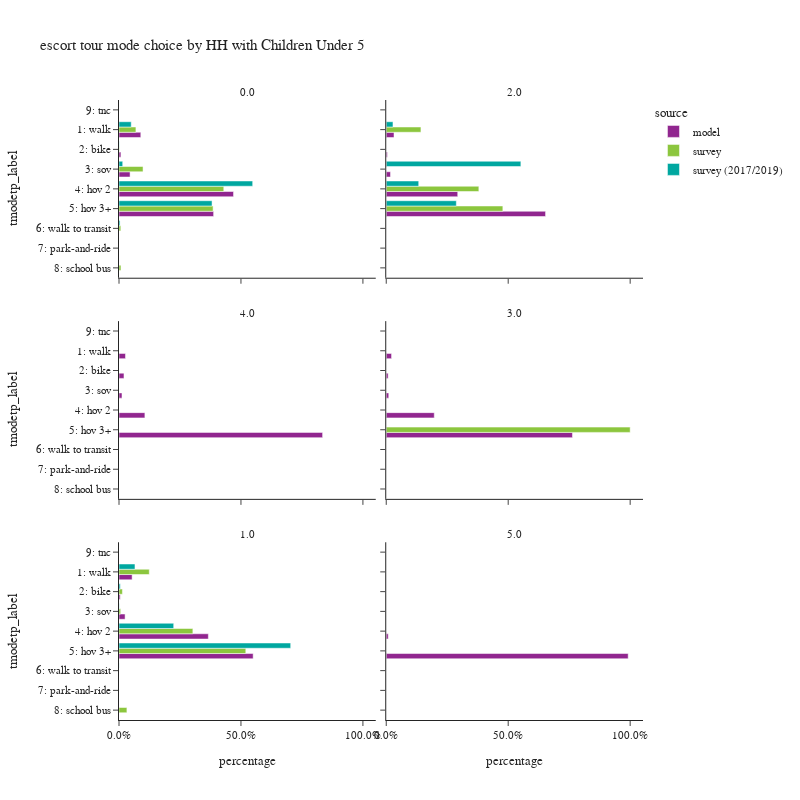

The notebook cell saved with this chart:
### Code cell
plot_mode_choice(es_tour,
                 "hhcu5",
                 {
                  "tmodetp_label":["1: walk","2: bike","3: sov","4: hov 2","5: hov 3+","6: walk to transit",
                                   "7: park-and-ride","8: school bus","9: other–survey only"]},
                 "HH with Children Under 5",2,800)

### Figure 1 — Plotly figure (JSON) as saved in the notebook; plotly's stock layout.template omitted (floating-point values rounded to 4 significant figures)
{"data": [{"alignmentgroup": "True", "customdata": [[45949], [4031], [23328], [241343], [199420]], "hovertemplate": "source=model<br>hhcu5=0.0<br>percentage=%{x}<br>tmodetp_label=%{y}<br>sample count=%{customdata[0]}<extra></extra>", "legendgroup": "model", "marker": {"color": "#91268F", "pattern": {"shape": ""}}, "name": "model", "offsetgroup": "model", "orientation": "h", "showlegend": true, "textposition": "auto", "type": "bar", "x": [0.08938, 0.007841, 0.04538, 0.4695, 0.3879], "xaxis": "x5", "y": ["1: walk", "2: bike", "3: sov", "4: hov 2", "5: hov 3+"], "yaxis": "y5"}, {"alignmentgroup": "True", "customdata": [[1996], [283], [1092], [18383], [40970]], "hovertemplate": "source=model<br>hhcu5=2.0<br>percentage=%{x}<br>tmodetp_label=%{y}<br>sample count=%{customdata[0]}<extra></extra>", "legendgroup": "model", "marker": {"color": "#91268F", "pattern": {"shape": ""}}, "name": "model", "offsetgroup": "model", "orientation": "h", "showlegend": false, "textposition": "auto", "type": "bar", "x": [0.03182, 0.004512, 0.01741, 0.2931, 0.6532], "xaxis": "x6", "y": ["1: walk", "2: bike", "3: sov", "4: hov 2", "5: hov 3+"], "yaxis": "y6"}, {"alignmentgroup": "True", "customdata": [[13], [10], [6], [52], [409]], "hovertemplate": "source=model<br>hhcu5=4.0<br>percentage=%{x}<br>tmodetp_label=%{y}<br>sample count=%{customdata[0]}<extra></extra>", "legendgroup": "model", "marker": {"color": "#91268F", "pattern": {"shape": ""}}, "name": "model", "offsetgroup": "model", "orientation": "h", "showlegend": false, "textposition": "auto", "type": "bar", "x": [0.02653, 0.02041, 0.01224, 0.1061, 0.8347], "xaxis": "x3", "y": ["1: walk", "2: bike", "3: sov", "4: hov 2", "5: hov 3+"], "yaxis": "y3"}, {"alignmentgroup": "True", "customdata": [[146], [52], [69], [1321], [5122]], "hovertemplate": "source=model<br>hhcu5=3.0<br>percentage=%{x}<br>tmodetp_label=%{y}<br>sample count=%{customdata[0]}<extra></extra>", "legendgroup": "model", "marker": {"color": "#91268F", "pattern": {"shape": ""}}, "name": "model", "offsetgroup": "model", "orientation": "h", "showlegend": false, "textposition": "auto", "type": "bar", "x": [0.02176, 0.00775, 0.01028, 0.1969, 0.7633], "xaxis": "x4", "y": ["1: walk", "2: bike", "3: sov", "4: hov 2", "5: hov 3+"], "yaxis": "y4"}, {"alignmentgroup": "True", "customdata": [[9861], [918], [4567], [67129], [100793]], "hovertemplate": "source=model<br>hhcu5=1.0<br>percentage=%{x}<br>tmodetp_label=%{y}<br>sample count=%{customdata[0]}<extra></extra>", "legendgroup": "model", "marker": {"color": "#91268F", "pattern": {"shape": ""}}, "name": "model", "offsetgroup": "model", "orientation": "h", "showlegend": false, "textposition": "auto", "type": "bar", "x": [0.05381, 0.005009, 0.02492, 0.3663, 0.55], "xaxis": "x", "y": ["1: walk", "2: bike", "3: sov", "4: hov 2", "5: hov 3+"], "yaxis": "y"}, {"alignmentgroup": "True", "customdata": [[1], [122]], "hovertemplate": "source=model<br>hhcu5=5.0<br>percentage=%{x}<br>tmodetp_label=%{y}<br>sample count=%{customdata[0]}<extra></extra>", "legendgroup": "model", "marker": {"color": "#91268F", "pattern": {"shape": ""}}, "name": "model", "offsetgroup": "model", "orientation": "h", "showlegend": false, "textposition": "auto", "type": "bar", "x": [0.00813, 0.9919], "xaxis": "x2", "y": ["4: hov 2", "5: hov 3+"], "yaxis": "y2"}, {"alignmentgroup": "True", "customdata": [[56], [5], [46], [230], [155], [13], [5]], "hovertemplate": "source=survey<br>hhcu5=0.0<br>percentage=%{x}<br>tmodetp_label=%{y}<br>sample count=%{customdata[0]}<extra></extra>", "legendgroup": "survey", "marker": {"color": "#8CC63E", "pattern": {"shape": ""}}, "name": "survey", "offsetgroup": "survey", "orientation": "h", "showlegend": true, "textposition": "auto", "type": "bar", "x": [0.06933, 0.001365, 0.09856, 0.4296, 0.3857, 0.007431, 0.008031], "xaxis": "x5", "y": ["1: walk", "2: bike", "3: sov", "4: hov 2", "5: hov 3+", "6: walk to transit", "8: school bus"], "yaxis": "y5"}, {"alignmentgroup": "True", "customdata": [[9], [20], [22]], "hovertemplate": "source=survey<br>hhcu5=2.0<br>percentage=%{x}<br>tmodetp_label=%{y}<br>sample count=%{customdata[0]}<extra></extra>", "legendgroup": "survey", "marker": {"color": "#8CC63E", "pattern": {"shape": ""}}, "name": "survey", "offsetgroup": "survey", "orientation": "h", "showlegend": false, "textposition": "auto", "type": "bar", "x": [0.1422, 0.3797, 0.4781], "xaxis": "x6", "y": ["1: walk", "4: hov 2", "5: hov 3+"], "yaxis": "y6"}, {"alignmentgroup": "True", "customdata": [[2]], "hovertemplate": "source=survey<br>hhcu5=3.0<br>percentage=%{x}<br>tmodetp_label=%{y}<br>sample count=%{customdata[0]}<extra></extra>", "legendgroup": "survey", "marker": {"color": "#8CC63E", "pattern": {"shape": ""}}, "name": "survey", "offsetgroup": "survey", "orientation": "h", "showlegend": false, "textposition": "auto", "type": "bar", "x": [1.0], "xaxis": "x4", "y": ["5: hov 3+"], "yaxis": "y4"}, {"alignmentgroup": "True", "customdata": [[22], [9], [4], [60], [87], [1]], "hovertemplate": "source=survey<br>hhcu5=1.0<br>percentage=%{x}<br>tmodetp_label=%{y}<br>sample count=%{customdata[0]}<extra></extra>", "legendgroup": "survey", "marker": {"color": "#8CC63E", "pattern": {"shape": ""}}, "name": "survey", "offsetgroup": "survey", "orientation": "h", "showlegend": false, "textposition": "auto", "type": "bar", "x": [0.1241, 0.014, 0.006905, 0.3028, 0.5198, 0.0324], "xaxis": "x", "y": ["1: walk", "2: bike", "3: sov", "4: hov 2", "5: hov 3+", "8: school bus"], "yaxis": "y"}, {"alignmentgroup": "True", "customdata": [[60], [6], [24], [281], [133], [11], [1]], "hovertemplate": "source=survey (2017/2019)<br>hhcu5=0.0<br>percentage=%{x}<br>tmodetp_label=%{y}<br>sample count=%{customdata[0]}<extra></extra>", "legendgroup": "survey (2017/2019)", "marker": {"color": "#00A7A0", "pattern": {"shape": ""}}, "name": "survey (2017/2019)", "offsetgroup": "survey (2017/2019)", "orientation": "h", "showlegend": true, "textposition": "auto", "type": "bar", "x": [0.05009, 0.0008549, 0.01515, 0.5481, 0.3815, 0.004322, 4.69e-05], "xaxis": "x5", "y": ["1: walk", "2: bike", "3: sov", "4: hov 2", "5: hov 3+", "6: walk to transit", "9: tnc"], "yaxis": "y5"}, {"alignmentgroup": "True", "customdata": [[10], [4], [8], [51]], "hovertemplate": "source=survey (2017/2019)<br>hhcu5=2.0<br>percentage=%{x}<br>tmodetp_label=%{y}<br>sample count=%{customdata[0]}<extra></extra>", "legendgroup": "survey (2017/2019)", "marker": {"color": "#00A7A0", "pattern": {"shape": ""}}, "name": "survey (2017/2019)", "offsetgroup": "survey (2017/2019)", "orientation": "h", "showlegend": false, "textposition": "auto", "type": "bar", "x": [0.02765, 0.5519, 0.1331, 0.2874], "xaxis": "x6", "y": ["1: walk", "3: sov", "4: hov 2", "5: hov 3+"], "yaxis": "y6"}, {"alignmentgroup": "True", "customdata": [[29], [2], [1], [66], [108], [2]], "hovertemplate": "source=survey (2017/2019)<br>hhcu5=1.0<br>percentage=%{x}<br>tmodetp_label=%{y}<br>sample count=%{customdata[0]}<extra></extra>", "legendgroup": "survey (2017/2019)", "marker": {"color": "#00A7A0", "pattern": {"shape": ""}}, "name": "survey (2017/2019)", "offsetgroup": "survey (2017/2019)", "orientation": "h", "showlegend": false, "textposition": "auto", "type": "bar", "x": [0.06545, 0.005227, 0.0008296, 0.2242, 0.7038, 0.0004287], "xaxis": "x", "y": ["1: walk", "2: bike", "3: sov", "4: hov 2", "5: hov 3+", "6: walk to transit"], "yaxis": "y"}], "layout": {"annotations": [{"font": {}, "showarrow": false, "text": "1.0", "x": 0.245, "xanchor": "center", "xref": "paper", "y": 0.2867, "yanchor": "bottom", "yref": "paper"}, {"font": {}, "showarrow": false, "text": "5.0", "x": 0.755, "xanchor": "center", "xref": "paper", "y": 0.2867, "yanchor": "bottom", "yref": "paper"}, {"font": {}, "showarrow": false, "text": "4.0", "x": 0.245, "xanchor": "center", "xref": "paper", "y": 0.6433, "yanchor": "bottom", "yref": "paper"}, {"font": {}, "showarrow": false, "text": "3.0", "x": 0.755, "xanchor": "center", "xref": "paper", "y": 0.6433, "yanchor": "bottom", "yref": "paper"}, {"font": {}, "showarrow": false, "text": "0.0", "x": 0.245, "xanchor": "center", "xref": "paper", "y": 1.0, "yanchor": "bottom", "yref": "paper"}, {"font": {}, "showarrow": false, "text": "2.0", "x": 0.755, "xanchor": "center", "xref": "paper", "y": 1.0, "yanchor": "bottom", "yref": "paper"}], "barmode": "group", "height": 800, "legend": {"title": {"text": "source"}, "tracegroupgap": 0}, "title": {"text": "escort tour mode choice by HH with Children Under 5"}, "width": 800, "xaxis": {"anchor": "y", "domain": [0.0, 0.49], "tickformat": ".1%", "title": {"text": "percentage"}}, "xaxis2": {"anchor": "y2", "domain": [0.51, 1.0], "matches": "x", "tickformat": ".1%", "title": {"text": "percentage"}}, "xaxis3": {"anchor": "y3", "domain": [0.0, 0.49], "matches": "x", "showticklabels": false, "tickformat": ".1%"}, "xaxis4": {"anchor": "y4", "domain": [0.51, 1.0], "matches": "x", "showticklabels": false, "tickformat": ".1%"}, "xaxis5": {"anchor": "y5", "domain": [0.0, 0.49], "matches": "x", "showticklabels": false, "tickformat": ".1%"}, "xaxis6": {"anchor": "y6", "domain": [0.51, 1.0], "matches": "x", "showticklabels": false, "tickformat": ".1%"}, "yaxis": {"anchor": "x", "categoryarray": ["9: other–survey only", "8: school bus", "7: park-and-ride", "6: walk to transit", "5: hov 3+", "4: hov 2", "3: sov", "2: bike", "1: walk"], "categoryorder": "array", "domain": [0.0, 0.2867], "title": {"text": "tmodetp_label"}}, "yaxis2": {"anchor": "x2", "domain": [0.0, 0.2867], "matches": "y", "showticklabels": false}, "yaxis3": {"anchor": "x3", "categoryarray": ["9: other–survey only", "8: school bus", "7: park-and-ride", "6: walk to transit", "5: hov 3+", "4: hov 2", "3: sov", "2: bike", "1: walk"], "categoryorder": "array", "domain": [0.3567, 0.6433], "matches": "y", "title": {"text": "tmodetp_label"}}, "yaxis4": {"anchor": "x4", "domain": [0.3567, 0.6433], "matches": "y", "showticklabels": false}, "yaxis5": {"anchor": "x5", "categoryarray": ["9: other–survey only", "8: school bus", "7: park-and-ride", "6: walk to transit", "5: hov 3+", "4: hov 2", "3: sov", "2: bike", "1: walk"], "categoryorder": "array", "domain": [0.7133, 1.0], "matches": "y", "title": {"text": "tmodetp_label"}}, "yaxis6": {"anchor": "x6", "domain": [0.7133, 1.0], "matches": "y", "showticklabels": false}}}
